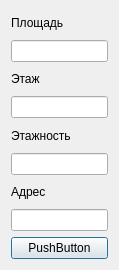
<?xml version="1.0" encoding="UTF-8"?>
<ui version="4.0">
 <class>Dialog</class>
 <widget class="QDialog" name="Dialog">
  <property name="geometry">
   <rect>
    <x>0</x>
    <y>0</y>
    <width>119</width>
    <height>270</height>
   </rect>
  </property>
  <property name="windowTitle">
   <string>Dialog</string>
  </property>
  <layout class="QGridLayout" name="gridLayout">
   <item row="0" column="0">
    <layout class="QVBoxLayout" name="verticalLayout">
     <item>
      <widget class="QLabel" name="label">
       <property name="text">
        <string>Площадь</string>
       </property>
      </widget>
     </item>
     <item>
      <widget class="QLineEdit" name="lineEdit"/>
     </item>
     <item>
      <widget class="QLabel" name="label_2">
       <property name="text">
        <string>Этаж</string>
       </property>
      </widget>
     </item>
     <item>
      <widget class="QLineEdit" name="lineEdit_2"/>
     </item>
     <item>
      <widget class="QLabel" name="label_3">
       <property name="text">
        <string>Этажность</string>
       </property>
      </widget>
     </item>
     <item>
      <widget class="QLineEdit" name="lineEdit_3"/>
     </item>
     <item>
      <widget class="QLabel" name="label_4">
       <property name="text">
        <string>Адрес</string>
       </property>
      </widget>
     </item>
     <item>
      <widget class="QLineEdit" name="lineEdit_4"/>
     </item>
    </layout>
   </item>
   <item row="1" column="0">
    <widget class="QPushButton" name="pushButton">
     <property name="text">
      <string>PushButton</string>
     </property>
    </widget>
   </item>
  </layout>
 </widget>
 <resources/>
 <connections/>
</ui>
